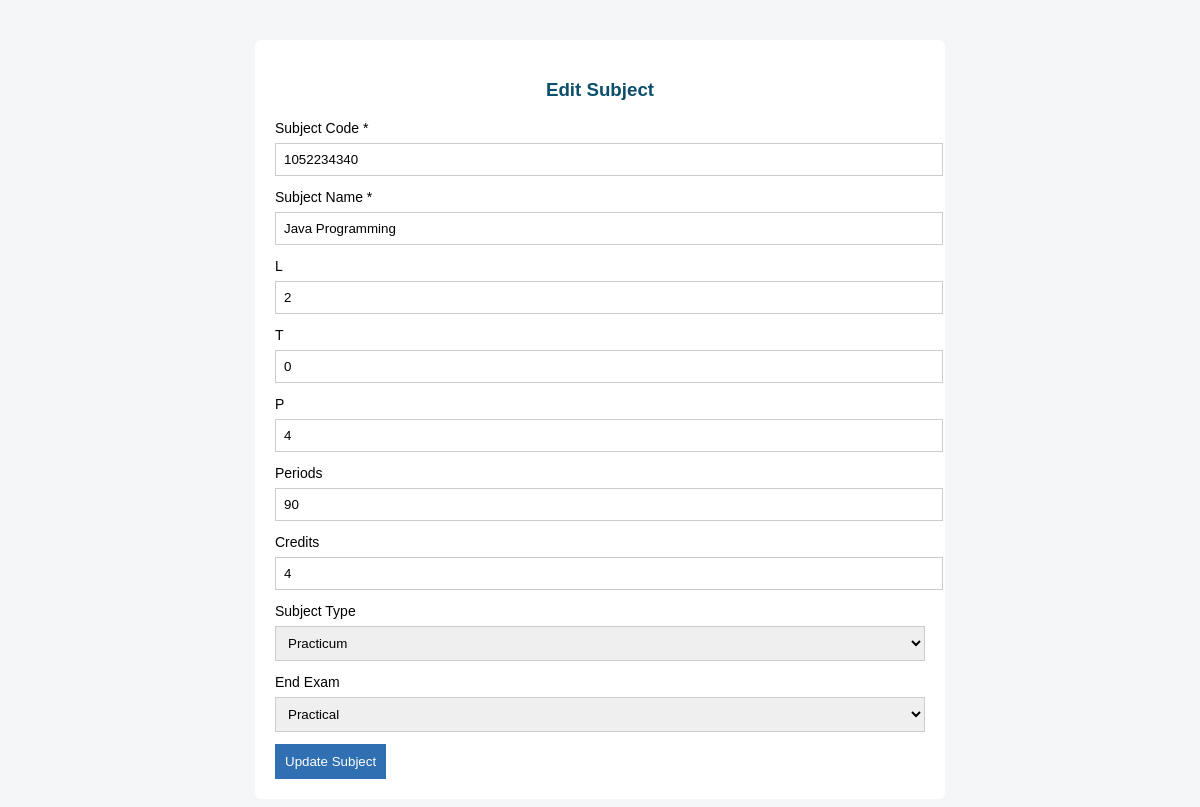
/edit_subject.php?subject_code=1052234340 (signed in), run on the app's committed database.
### tables this page shows
CREATE TABLE subjects (
    subject_code VARCHAR(20) PRIMARY KEY,
    course_code VARCHAR(4) NOT NULL,

    semester_number INT NOT NULL,
    subject_name VARCHAR(100) NOT NULL,

    L INT DEFAULT 0,
    T INT DEFAULT 0,
    P INT DEFAULT 0,

    min_pass_percentage DECIMAL(5,2) DEFAULT 35.00,
    max_percentage DECIMAL(5,2) DEFAULT 100.00,

    periods INT DEFAULT 0,
    credits INT DEFAULT 0,

    regulation VARCHAR(20) NOT NULL,

    subject_type ENUM(
        'Theory',
        'Practicum',
        'Practical/Lab',
        'Elective',
        'Project/Internship',
        'Advanced Skill Certification',
        'Integrated Learning Experience'
    ),

    end_exam ENUM('Theory','Practical','Project','NA') DEFAULT 'Theory',

    elective_type ENUM(
        'None',
        'Elective 1',
        'Elective 2',
        'Elective 3 (Pathway)',
        'Elective 4 (Specialisation)'
    ) DEFAULT 'None',

    FOREIGN KEY (course_code) REFERENCES courses(course_code)
);

### edit_subject.php (the view, shortened to what this page needs)
<?php
include("../includes/db.php");
$subject_code = $_GET['subject_code'] ?? '';
$subject = mysqli_fetch_assoc(mysqli_query(
    $conn,
    "SELECT * FROM subjects WHERE subject_code='$subject_code'"
));
?>
<!DOCTYPE html>
<html>
<head>
</head>
<body>
<div class="box">
<h3>Edit Subject</h3>
<form method="post" action="update_subject.php">
<label>Subject Code *</label>
<input
    type="text"
    name="subject_code"
    maxlength="10"
    value="<?= $subject['subject_code'] ?>"
    inputmode="numeric"
    oninput="this.value=this.value.replace(/[^0-9]/g,'')"
    required
>
<label>Subject Name *</label>
<input
    type="text"
    name="subject_name"
    maxlength="40"
    value="<?= $subject['subject_name'] ?>"
    oninput="this.value=this.value.replace(/[^A-Za-z ]/g,'')"
    required
>
<label>L</label>
<input type="number" name="L" value="<?= $subject['L'] ?>">
<label>T</label>
<input type="number" name="T" value="<?= $subject['T'] ?>">
<label>P</label>
<input type="number" name="P" value="<?= $subject['P'] ?>">
<label>Periods</label>
<input type="number" name="periods" value="<?= $subject['periods'] ?>">
<label>Credits</label>
<input type="number" name="credits" value="<?= $subject['credits'] ?>">
<label>Subject Type</label>
<select name="subject_type">
<option <?= $subject['subject_type']=='Practicum'?'selected':'' ?>>Practicum</option>
</select>
<label>End Exam</label>
<select name="end_exam">
<option <?= $subject['end_exam']=='Practical'?'selected':'' ?>>Practical</option>
</select>
<button type="submit">Update Subject</button>
</form>
</div>
</body>
</html>

### edit_subject.php (style rules this page uses)
body { font-family:Arial;background:#f4f6f8; }
.box { width:650px; margin:40px auto; background:#fff; padding:20px; border-radius:6px; }
h3 { text-align:center;color:#0B4F6C; }
label { font-size:14px; }
input,select { width:100%; padding:8px; margin:6px 0 12px; border:1px solid #ccc; }
button { padding:10px; background:#2F6FB2; color:#fff; border:none; cursor:pointer; }

### data on the page
subjects: subject_code "1052234340", subject_name "Java Programming", L "2", T "0", P "4", periods "90", credits "4", subject_type "Practicum", end_exam "Practical"
